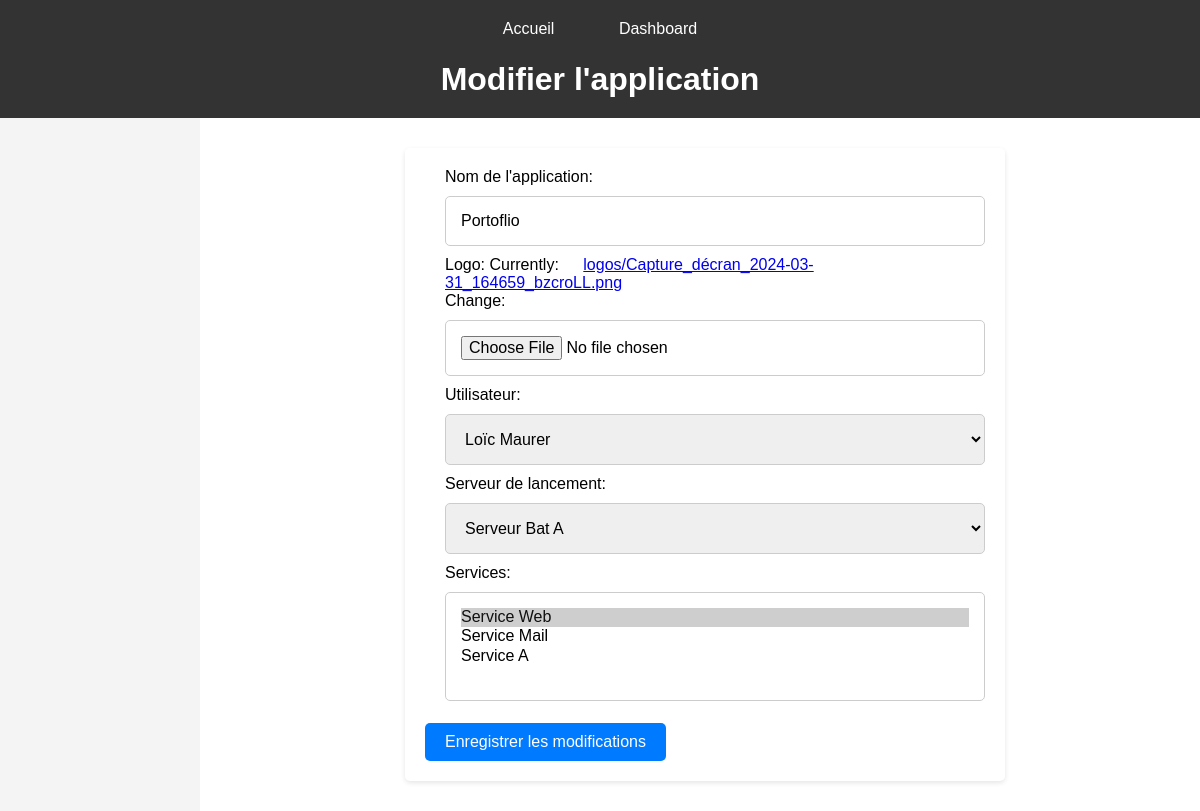
The page /applications/update/1/ on the database as committed earlier.
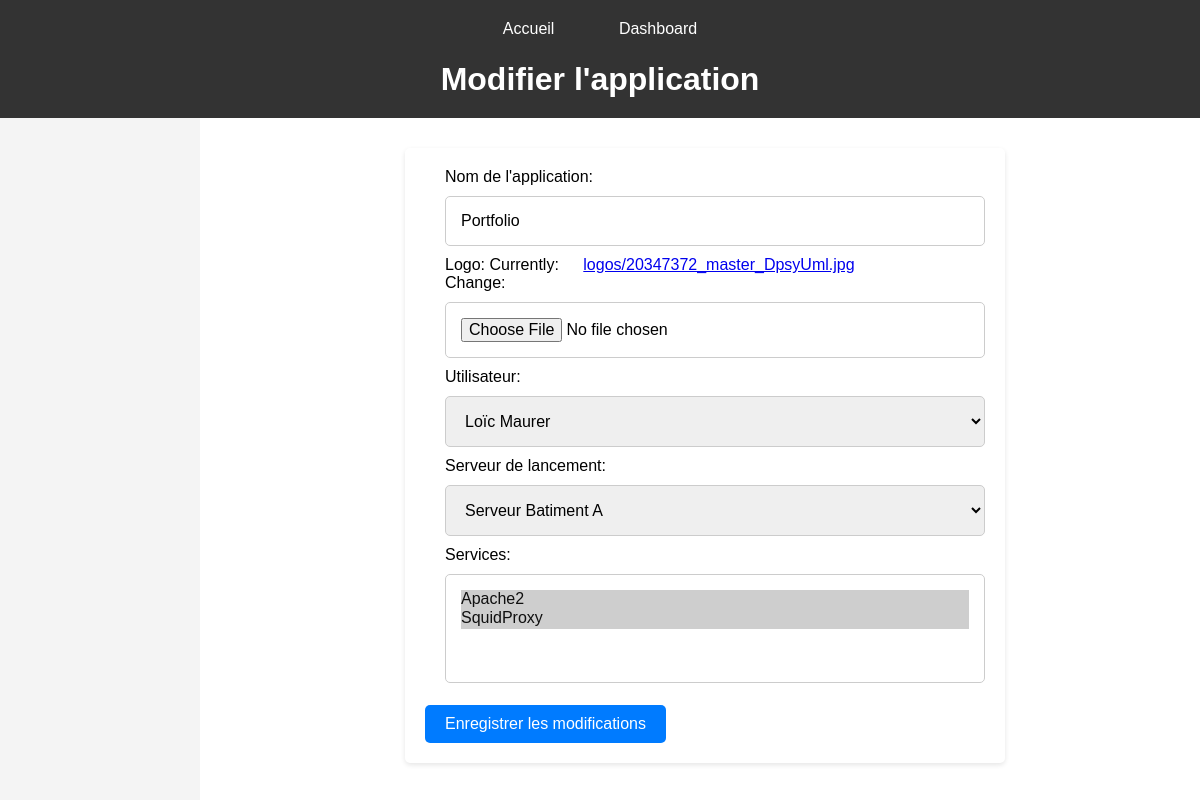
The same page on the database as committed later.
### servops/models.py (models this page shows, shortened)
class Application(models.Model):
    name = models.CharField(max_length=200)
    logo = models.ImageField(upload_to='logos/', null=True, blank=True, default='logos/logo.png')
    user = models.ForeignKey(ServUser, on_delete=models.CASCADE, related_name='applications')
    services = models.ManyToManyField(Service, related_name='applications')
    launch_server = models.ForeignKey(Server, on_delete=models.CASCADE, related_name='applications')

class Server(models.Model):
    name = models.CharField(max_length=200)
    server_type = models.ForeignKey(ServerType, on_delete=models.CASCADE)
    num_processors = models.IntegerField()
    memory_capacity = models.IntegerField()
    storage_capacity = models.IntegerField()
    used_processors = models.IntegerField(default=0)
    used_memory = models.IntegerField(default=0)
    def __str__(self):
        return self.name

class Service(models.Model):
    name = models.CharField(max_length=200)
    launch_date = models.DateField()
    memory_used = models.IntegerField()
    required_memory = models.IntegerField()
    required_processors = models.IntegerField(default=1)
    launch_server = models.ForeignKey(Server, on_delete=models.CASCADE, related_name='services')
    def __str__(self):
        return self.name

### servops/views.py (the view)
# urls.py: path('applications/update/<int:application_id>/', views.update_application, name='update_application'),
def update_application(request, application_id):
    application = get_object_or_404(Application, pk=application_id)
    if request.method == "POST":
        form = ApplicationForm(request.POST, request.FILES, instance=application)
        if form.is_valid():
            form.save()
            return redirect('applications_home')
    else:
        form = ApplicationForm(instance=application)
    return render(request, 'servops/CRUD/CRUD_applications/update_app.html', {'form': form})

### servops/forms.py
class ApplicationForm(forms.ModelForm):
    name = forms.CharField(label='Nom de l\'application')
    logo = forms.ImageField(label='Logo')
    user = forms.ModelChoiceField(queryset=ServUser.objects.all(), label='Utilisateur')
    launch_server = forms.ModelChoiceField(queryset=Server.objects.all(), label='Serveur de lancement')
    services = forms.ModelMultipleChoiceField(queryset=Service.objects.all(), label='Services')
    class Meta:
        model = Application
        fields = ['name', 'logo', 'user', 'launch_server', 'services']

### servops/models.py (called while the page is built)
    def __str__(self):
        return self.first_name + ' ' + self.last_name

### servops/templates/servops/CRUD/CRUD_applications/update_app.html (shortened to what this page needs)
{% extends 'servops/MAIN/main_dashboard.html' %}
{% block header %}Modifier l'application{% endblock %}
{% block content %}
<form method="post" enctype="multipart/form-data">
    {{ form.as_p }}
    <button type="submit">Enregistrer les modifications</button>
</form>
{% endblock %}

Rows that differ between the two databases and show on the page:
changed Application "Loïc Maurer": name "Portoflio" → "Portfolio"; launch_server "Serveur Bat A" → "Serveur Batiment A"
Other text that changed with them:
form field services: "Service Web ☑ / Service Mail / Service A" → "Apache2 ☑ / SquidProxy ☑"
text no longer shown: "Nom de l'application: Logo: Currently: logos/Capture_décran_2024-03-31_164659_bzcroLL.png Change: Utilisateur: Serveur de lancement: Services:"
text now shown: "Nom de l'application: Logo: Currently: logos/20347372_master_DpsyUml.jpg Change: Utilisateur: Serveur de lancement: Services:"
